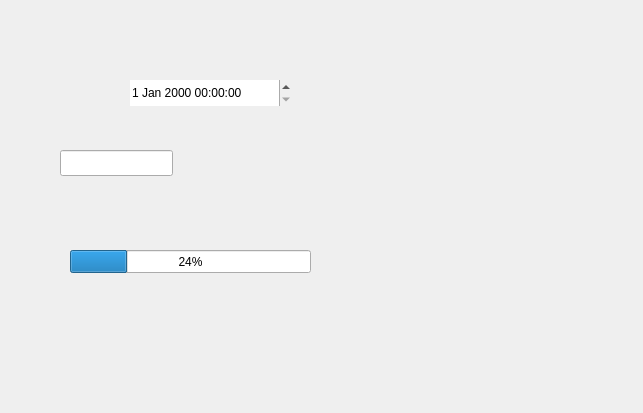
<?xml version="1.0" encoding="UTF-8"?>
<ui version="4.0">
 <class>Dialog</class>
 <widget class="QDialog" name="Dialog">
  <property name="geometry">
   <rect>
    <x>0</x>
    <y>0</y>
    <width>643</width>
    <height>413</height>
   </rect>
  </property>
  <property name="windowTitle">
   <string>Dialog</string>
  </property>
  <widget class="QDateTimeEdit" name="dateTimeEdit">
   <property name="geometry">
    <rect>
     <x>130</x>
     <y>80</y>
     <width>161</width>
     <height>26</height>
    </rect>
   </property>
   <property name="acceptDrops">
    <bool>false</bool>
   </property>
   <property name="frame">
    <bool>false</bool>
   </property>
   <property name="calendarPopup">
    <bool>false</bool>
   </property>
  </widget>
  <widget class="QLineEdit" name="lineEdit">
   <property name="geometry">
    <rect>
     <x>60</x>
     <y>150</y>
     <width>113</width>
     <height>26</height>
    </rect>
   </property>
  </widget>
  <widget class="QProgressBar" name="progressBar">
   <property name="geometry">
    <rect>
     <x>70</x>
     <y>250</y>
     <width>241</width>
     <height>23</height>
    </rect>
   </property>
   <property name="value">
    <number>24</number>
   </property>
  </widget>
 </widget>
 <resources/>
 <connections/>
</ui>
